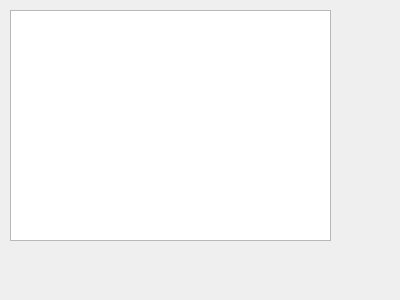
<?xml version="1.0" encoding="UTF-8"?>
<ui version="4.0">
 <class>GUI</class>
 <widget class="QWidget" name="GUI">
  <property name="geometry">
   <rect>
    <x>0</x>
    <y>0</y>
    <width>400</width>
    <height>300</height>
   </rect>
  </property>
  <property name="windowTitle">
   <string>Form</string>
  </property>
  <widget class="QListWidget" name="listWidget">
   <property name="geometry">
    <rect>
     <x>10</x>
     <y>10</y>
     <width>321</width>
     <height>231</height>
    </rect>
   </property>
  </widget>
 </widget>
 <resources/>
 <connections/>
</ui>
